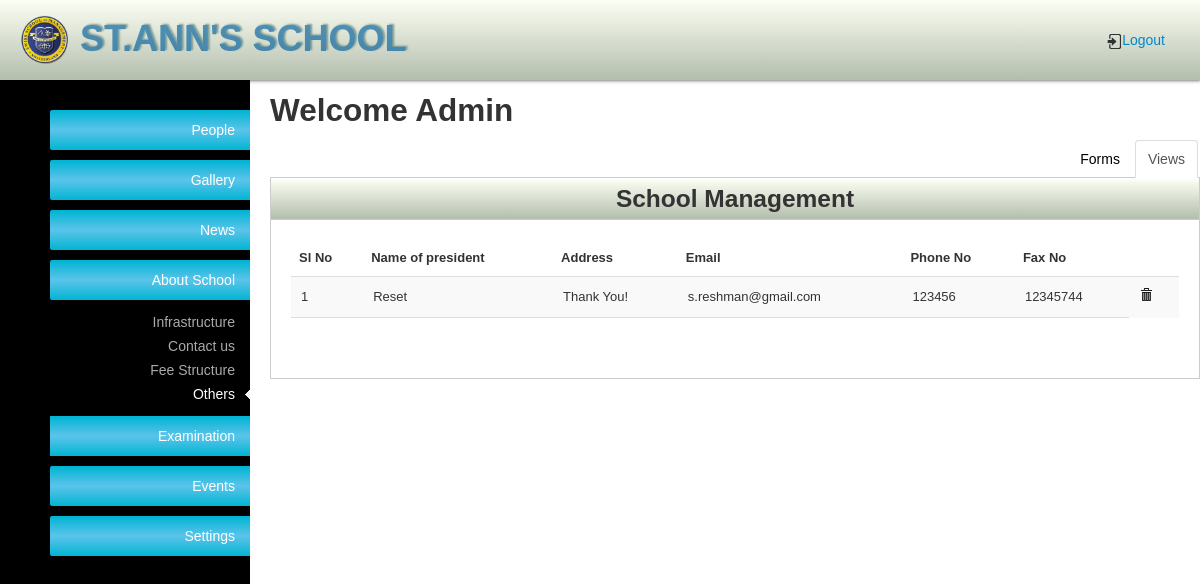
Screenshot of /admin/others.php (signed in) with the database file from the repository.
### tables this page shows
CREATE TABLE IF NOT EXISTS `others` (
  `id` int(11) NOT NULL AUTO_INCREMENT,
  `president_name` varchar(50) NOT NULL,
  `address` text,
  `email` varchar(50) DEFAULT NULL,
  `phno` decimal(12,0) DEFAULT NULL,
  `fax` decimal(12,0) DEFAULT NULL,
  PRIMARY KEY (`id`)
);

### admin/others.php (the view, shortened to what this page needs)
<?php
include("admin-layouts/admin-header.php");
?>
<div class="tab-content">
    <h2>Welcome Admin</h2>
    <div class="tabbable">
        <ul class="nav nav-tabs">
            <li class="active"><a href="#tab1" id="#tab1" data-toggle="tab">Views</a></li>
            <li><a href="#tab2" class="tab2-form" data-toggle="tab">Forms</a></li>
        </ul>
        <div class="tab-content">
            <div class="tab-pane active" id="tab1">
                <div class="content-box">
                    <div class="content-box-header">
                        <h3 class="c-head">School Management</h3>
                    </div>
                    <div class="content-box-content">
                        <table class="table table-striped">
                            <thead>
                            <tr>
                                <th>Sl No</th>
                                <th>Name of president</th>
                                <th>Address</th>
                                <th>Email</th>
                                <th>Phone No</th>
                                <th>Fax No</th>
                            </tr>
                            </thead>
                            <tfoot>
                            <tr>
                                <td colspan="6">
                                </td>
                            </tr>
                            </tfoot>
                            <tbody>
                            <?php
                            $sql_others = "SELECT * FROM others";
                            $result = mysql_query($sql_others) or die ('Error updating database: ' . mysql_error());
                            ?>
                            <?php
                            if($result) {
                                $iterator = 1;
                                while ($row = mysql_fetch_array($result)):?>
                                    <tr>
                                        <td><?php echo $iterator++;?></td>
                                        <td><?php echo $row['president_name'];?></td>
                                        <td><?php echo $row['address'];?></td>
                                        <td><?php echo $row['email'];?></td>
                                        <td><?php echo $row['phno'];?></td>
                                        <td><?php echo $row['fax'];?></td>
                                        <td>
                                            <a title="Delete" href="#" class="delBtn" rowId="<?php echo $row['id'];?>"><i class="icon-trash"></i></a>
                                        </td>
                                    </tr>
                                <?php endwhile;} ?>
                            </tbody>
                        </table>
                    </div>
                </div>
            </div>
        </div>
    </div>
</div>
<?php require_once('admin-layouts/admin-footers.php'); ?>

### public/css/style.css (style rules this page uses)
* { padding:0; margin:0; }
body { font-size:14px; font-family:Verdana, Arial, Helvetica, sans-serif; }
a { text-decoration:none; }
.nav a { color:#000; }
.content-box { background: none repeat scroll 0 0 #FFFFFF; border: 1px solid #CCCCCC; margin: 0 0 20px; }
.content-box-header { height: 40px; margin-top: 1px; background: #fcfff4; background: -moz-linear-gradient(top, #fcfff4 0%, #dfe5d7 40%, #b3bead 100%); background: -webkit-gradient(linear, left top, left bottom, color-stop(0%,#fcfff4), color-stop(40%,#dfe5d7), color-stop(100%,#b3bead)); background: -webkit-linear-gradient(top, #fcfff4 0%,#dfe5d7 40%,#b3bead 100%); background: -o-linear-gradient(top, #fcfff4 0%,#dfe5d7 40%,#b3bead 100%); background: -ms-linear-gradient(top, #fcfff4 0%,#dfe5d7 40%,#b3bead 100%); background: linear-gradient(to bottom, #fcfff4 0%,#dfe5d7 40%,#b3bead 100%); filter: progid:DXImageTransform.Microsoft.gradient( startColorstr='#fcfff4', endColorstr='#b3bead',GradientType=0 ); }
.content-box-content { border-top: 1px solid #CCCCCC; font-size: 13px; padding: 20px; max-width:1000px; overflow-x:auto; }
.tab-content table td { padding:10px; }
.tab-content .nav-tabs { margin:0; border:none; }
.c-head { text-align:center; margin:0; }
.admin-tab .nav-tabs > li, .nav-pills > li { float:right; }
* { outline: none; }

### rows the page displays
others: president_name "Reset", address "Thank You!", email "s.reshman@gmail.com", phno "123456", fax "12345744"
